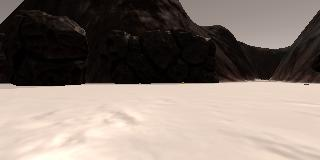
#> input picture my-rover-data/IMG/robocam_2017_06_29_08_05_35_354.jpg, 320 x 160 px; its folder holds 4 pictures in this run
$ jupyter execute --allow-errors perception-in-development.ipynb   (shell and % lines are left out)   (older library calls are emulated)
#> lines starting #> are read from the running program, lines starting #| are printed output that depends on the picture; after the words box and inside, x2 and y2 are one past the last pixel; in counts of white or black regions, pixels touching at a corner belong together
[cell 1]
import cv2
import numpy as np
import matplotlib.image as mpimg
import matplotlib.pyplot as plt

#> (the rest of this cell did not finish here and is left out)

[cell 2]
import cv2
import numpy as np
import matplotlib.image as mpimg
import matplotlib.pyplot as plt

lower_yellow = np.uint8([[[0,106,133]]])
#> lower_yellow = [[0, 106, 133]]
upper_yellow = np.uint8([[[56,170,206]]])
hsv_lower_yellow = cv2.cvtColor(lower_yellow,cv2.COLOR_BGR2HSV)
#> hsv_lower_yellow = [[24, 255, 133]]
hsv_upper_yellow = cv2.cvtColor(upper_yellow,cv2.COLOR_BGR2HSV)
print ("Lower yellow threshold in HSV")
print (hsv_lower_yellow)
#| [[[ 24 255 133]]]
print ("Upper yellow threshold in HSV")
print (hsv_upper_yellow)

[cell 3]
import cv2
import numpy as np

frame = cv2.imread("../calibration_images/example_rock1.jpg")

#> (the rest of this cell did not finish here and is left out)

[cell 4]
import cv2
import numpy as np
import matplotlib.image as mpimg
import matplotlib.pyplot as plt
import glob
import scipy.misc

img = cv2.imread("../calibration_images/example_rock1.jpg")
otsu_img = cv2.imread("../calibration_images/example_rock1.jpg",0)

#GROUND
#> (the rest of this cell did not finish here and is left out)

[cell 5]
import cv2
import numpy as np
import matplotlib.image as mpimg
import matplotlib.pyplot as plt
import glob
import scipy.misc

img = cv2.imread("../calibration_images/example_rock1.jpg")

def ground(img, rgb_thresh=(160, 160, 160)):
    color_above = np.zeros_like(img[:,:,0])
    above_thresh = (img[:,:,0] > rgb_thresh[0]) \
                & (img[:,:,1] > rgb_thresh[1]) \
                & (img[:,:,2] > rgb_thresh[2])
    color_above[above_thresh] = 1
    return color_above

#> (the rest of this cell did not finish here and is left out)

[cell 6]
import cv2
import numpy as np
from matplotlib import pyplot as plt

img = cv2.imread("../calibration_images/example_rock1.jpg",0)
#> (the rest of this cell did not finish here and is left out)

[cell 7]
import cv2
import numpy as np
from matplotlib import pyplot as plt

img = cv2.imread("../calibration_images/example_rock1.jpg",0)

# global thresholding
ret1,th1 = cv2.threshold(img,127,255,cv2.THRESH_BINARY)

# Otsu's thresholding
ret2,th2 = cv2.threshold(img,0,255,cv2.THRESH_BINARY+cv2.THRESH_OTSU)
#> ret2 = 0

# Otsu's thresholding after Gaussian filtering
#> (the rest of this cell did not finish here and is left out)

[cell 8]
#THRESHOLDING METHODS AND TESTING

import cv2
import numpy as np
import matplotlib.image as mpimg
import matplotlib.pyplot as plt
import glob
import scipy.misc

path = '../rover-data/IMG/*'
img_list = glob.glob(path)
# Grab a random image and display it
idx = np.random.randint(0, len(img_list)-1)
img = cv2.imread(img_list[idx],0)
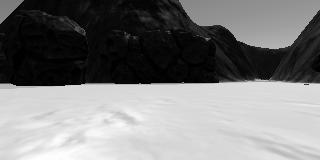
#> img: shape (160, 320); min 0, max 255, mean 125

#img = cv2.imread("../calibration_images/example_rock1.jpg",0)
img = cv2.medianBlur(img,5)

#Global thresholding
ret,th1 = cv2.threshold(img,115,255,cv2.THRESH_BINARY)
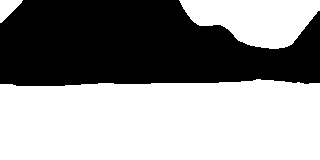
#> th1: shape (160, 320); 57.6% white; 1 black region, box (x1, y1, x2, y2) and area: (0, 0, 320, 86) 21693

# Otsu's thresholding after Gaussian filtering
blur = cv2.GaussianBlur(img,(5,5),0)
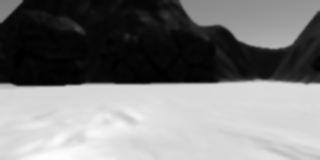
#> blur: shape (160, 320); min 0, max 254, mean 124.9
ret2,th2 = cv2.threshold(blur,0,255,cv2.THRESH_BINARY+cv2.THRESH_OTSU)
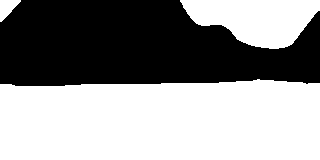
#> th2: shape (160, 320); 57.4% white; 1 black region, box (x1, y1, x2, y2) and area: (0, 0, 320, 86) 21788
#> ret2 = 110

frame = mpimg.imread(img_list[idx])
#frame = cv2.imread("../calibration_images/example_rock1.jpg")

def ground(frame, rgb_thresh=(160, 160, 160)):
#> called with rgb_thresh = (160, 160, 160)
    color_above = np.zeros_like(frame[:,:,0])
    above_thresh = (frame[:,:,0] > rgb_thresh[0]) \
                & (frame[:,:,1] > rgb_thresh[1]) \
                & (frame[:,:,2] > rgb_thresh[2])
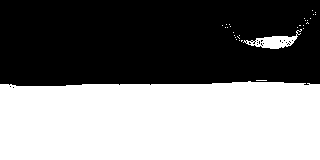
#> above_thresh: shape (160, 320) bool; 48.5% white; 30 white regions (28 under 20 px), largest, box (x1, y1, x2, y2) and area: (0, 81, 320, 160) 24342, (243, 29, 302, 49) 452
    color_above[above_thresh] = 1
    return color_above

threshed_ground = ground(frame)

fig = plt.figure(figsize=(12,6))
plt.subplot(221)
plt.title("Global")
plt.imshow(th1, 'gray')
plt.subplot(222)
plt.title("Otsu")
plt.imshow(th2, 'gray')
plt.subplot(223)
plt.title("Original")
plt.imshow(img, 'gray')
plt.subplot(224)
plt.title("RGB")
plt.imshow(threshed_ground, 'gray')

[cell 9]
import cv2
flags = [i for i in dir(cv2) if i.startswith('COLOR_')]
print (flags)

[cell 10]
import cv2
import numpy as np
import matplotlib.image as mpimg
import matplotlib.pyplot as plt
import scipy.misc
import glob
#%matplotlib notebook
#%matplotlib qt

path = '../rover-data/IMG/*'
save_path = '../rover-data/SAVE/*'
img_list = glob.glob(path)
img_save = glob.glob(save_path)
# Grab a random image and display it
idx = np.random.randint(0, len(img_list)-1)
image = mpimg.imread(img_list[idx])
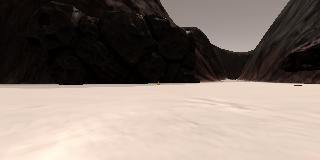
#> input picture my-rover-data/IMG/robocam_2017_06_29_08_05_39_323.jpg, 320 x 160 px
#> image is the input picture: shape (160, 320, 3); mean R, G, B 133.6, 120.6, 112.3
#plt.imshow(image)

example_grid = '../calibration_images/example_grid1.jpg'
example_rock = '../calibration_images/example_rock1.jpg'

#> (the rest of this cell did not finish here and is left out)
